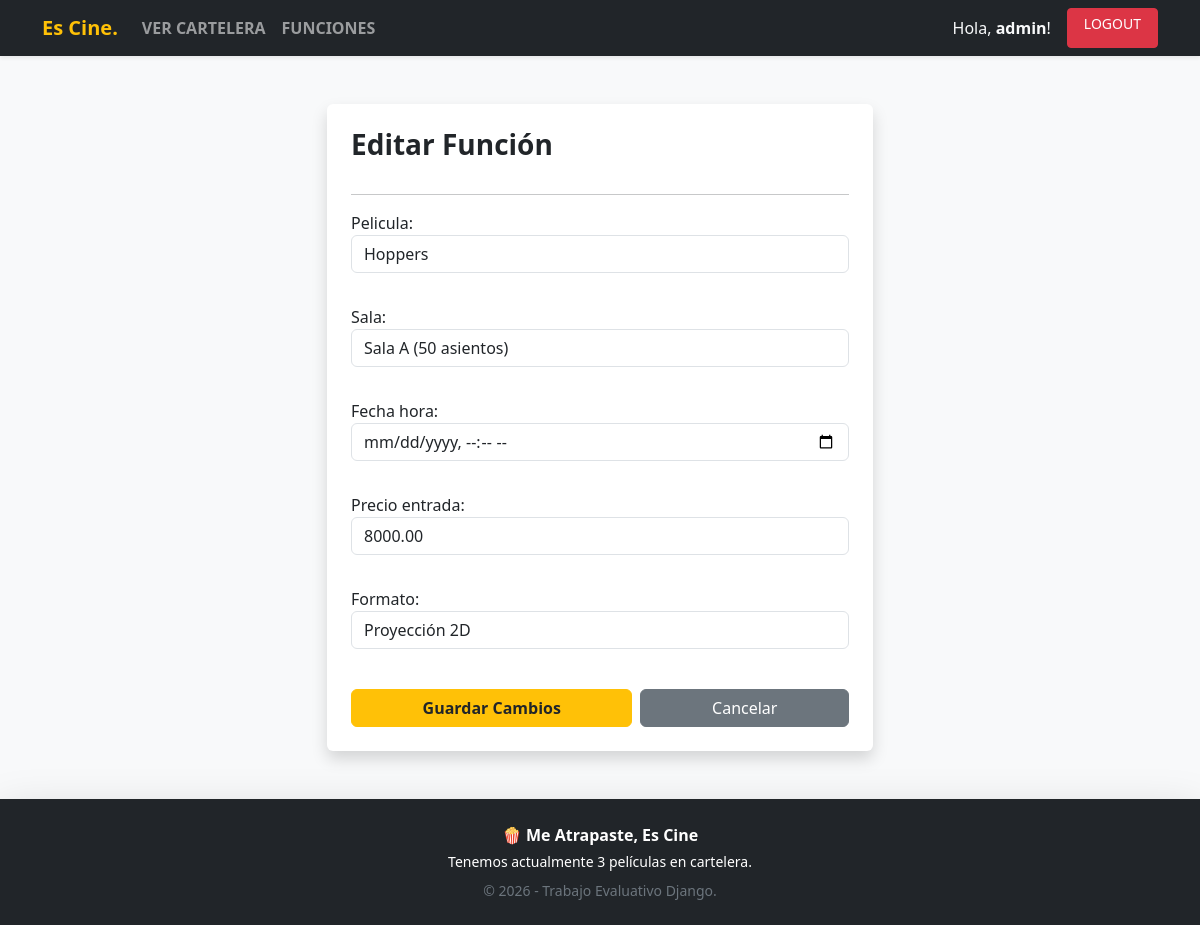
The app's page /cine/funciones/editar/1/ (signed in) with its own data.
### usuarios/models.py (models this page shows, shortened)
class UsuarioPersonalizado(AbstractUser):
    dni = models.CharField(max_length=20, blank=True, null=True)
    telefono = models.CharField(max_length=20, blank=True, null=True)

### tickets/models.py (models this page shows, shortened)
class Funcion(models.Model):
    FORMATO_CHOICES = [
        ('2D', 'Proyección 2D'),
        ('3D', 'Proyección 3D'),
        ('4D', 'Proyección 4D'),
    ]
    pelicula = models.ForeignKey(Pelicula, on_delete=models.CASCADE, related_name='funciones')
    sala = models.ForeignKey(Sala, on_delete=models.CASCADE, related_name='funciones')
    fecha_hora = models.DateTimeField()
    precio_entrada = models.DecimalField(max_digits=8, decimal_places=2)
    formato = models.CharField(max_length=2, choices=FORMATO_CHOICES, default='2D')

### tickets/views.py (the view)
# urls.py: path('funciones/editar/<int:id_funcion>/', views.editar_funcion, name='editar_funcion'),
@login_required
@permission_required('tickets.change_funcion', login_url='home', raise_exception=True)
def editar_funcion(request, id_funcion):
    funcion = get_object_or_404(Funcion, id=id_funcion)
    if request.method == 'POST':
        form = FuncionForm(request.POST, instance=funcion)
        if form.is_valid():
            form.save()
            return redirect('lista_funciones')
    else:
        form = FuncionForm(instance=funcion)
    return render(request, 'tickets/formulario_funcion.html', {'form': form, 'titulo_accion': 'Editar Función'})

### tickets/forms.py
class FuncionForm(forms.ModelForm):
    class Meta:
        model = Funcion
        fields = ['pelicula', 'sala', 'fecha_hora', 'precio_entrada', 'formato']
        widgets = {
            'pelicula': forms.Select(attrs={'class': 'form-control'}),
            'sala': forms.Select(attrs={'class': 'form-control'}),
            'fecha_hora': forms.DateTimeInput(attrs={'class': 'form-control', 'type': 'datetime-local'}),
            'precio_entrada': forms.NumberInput(attrs={'class': 'form-control', 'step': '0.01'}),
            'formato': forms.Select(attrs={'class': 'form-control'}),
        }

### tickets/context_processors.py (called while the page is built)
def info_cine(request):
    return {
        'nombre_cine': '🍿 Me Atrapaste, Es Cine',
        'anio_actual': datetime.now().year,
        'total_peliculas': Pelicula.objects.count()
    }

### tickets/models.py (called while the page is built)
    def __str__(self):
        return self.titulo

    def __str__(self):
        return f"{self.nombre} ({self.capacidad} asientos)"

### templates/tickets/formulario_funcion.html (shortened to what this page needs)
{% extends 'base.html' %}
{% block contenido %}
<div class="row justify-content-center">
    <div class="col-md-6">
        <div class="card shadow border-0 p-4 bg-white">
            <h3 class="fw-bold mb-3 text-dark">{{ titulo_accion }}</h3>
            <hr>
            <form method="POST">
                <div class="vstack gap-3 mb-4">
                    {{ form.as_p }}
                </div>
                <div class="d-flex gap-2">
                    <button type="submit" class="btn btn-warning fw-bold text-dark flex-fill">Guardar Cambios</button>
                    <a href="{% url 'lista_funciones' %}" class="btn btn-secondary flex-fill">Cancelar</a>
                </div>
            </form>
        </div>
    </div>
</div>
{% endblock %}

### templates/base.html (shortened to what this page needs)
<!DOCTYPE html>
<html lang="es">
<head>
    <link href="https://cdn.jsdelivr.net/npm/bootstrap@5.3.3/dist/css/bootstrap.min.css" rel="stylesheet">
</head>
<body class="bg-light d-flex flex-column min-vh-100">
    <nav class="navbar navbar-expand-lg navbar-dark bg-dark shadow-sm">
        <div class="container">
            <a class="navbar-brand fw-bold text-warning" href="/"> Es Cine.</a>
            <div class="collapse navbar-collapse" id="navbarNav">
                <ul class="navbar-nav me-auto">
                    <li class="nav-item"><a class="nav-link fw-bold" href="{% url 'lista_peliculas' %}">VER CARTELERA</a></li>
                    <li class="nav-item"><a class="nav-link fw-bold" href="{% url 'lista_funciones' %}">FUNCIONES</a></li>
                </ul>
                <div class="navbar-nav ms-auto gap-2">
                    {% if user.is_authenticated %}
                        <span class="navbar-text text-light me-2">Hola, <strong>{{ user.username }}</strong>!</span>
                        <a class="btn btn-danger btn-sm px-3" href="{% url 'logout' %}">LOGOUT</a>
                    {% else %}
                        <a class="btn btn-outline-warning btn-sm px-3" href="{% url 'login' %}">LOGIN</a>
                        <a class="btn btn-warning btn-sm px-3 text-dark" href="{% url 'registro' %}">REGISTRARSE</a>
                    {% endif %}
                </div>
            </div>
        </div>
    </nav>
    <div class="container my-5">
        {% block contenido %}
        {% endblock %}
    </div>
    <footer class="bg-dark text-white text-center py-4 mt-auto shadow-lg">
        <div class="container">
            <p class="mb-1 fw-bold">{{ nombre_cine }}</p>
            <p class="mb-2 text-gray small">Tenemos actualmente {{ total_peliculas }} películas en cartelera.</p>
            <p class="mb-0 small text-secondary">&copy; {{ anio_actual }} - Trabajo Evaluativo Django.</p>
        </div>
    </footer>
</body>
</html>

### records on screen
UsuarioPersonalizado: username "admin"
Funcion: pelicula "Hoppers", sala "Sala A (50 asientos)", precio_entrada "8000.00", formato "Proyección 2D"

### other values on screen
{{ titulo_accion }} "Editar Función"
{{ nombre_cine }} "🍿 Me Atrapaste, Es Cine"
{{ total_peliculas }} "3"
